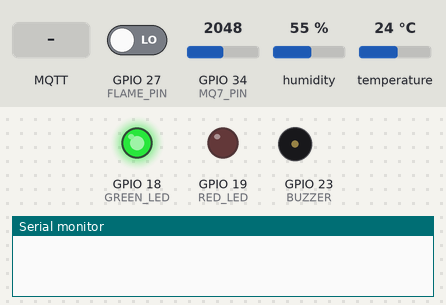
A sketch run on a simulated ESP32. On the bench: output pins drawn as LEDs (lit = HIGH), buzzer (waves = sounding, pin HIGH), the last lines printed to the serial monitor. Inputs (shaded band) come from the test bench; at power-on: humidity 55 %, GPIO 27 (FLAME_PIN) LOW, GPIO 34 (MQ7_PIN) = 2048, temperature 24 °C. WiFi joins after 1.5 s; servers stay silent unless stated; random numbers use the default seed unless the sketch sets one; no MQTT or app messages arrive unless stated.

Above: at 0.1 s.
At 1.1 s:
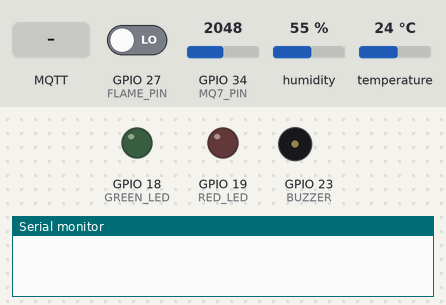
At 3.9 s:
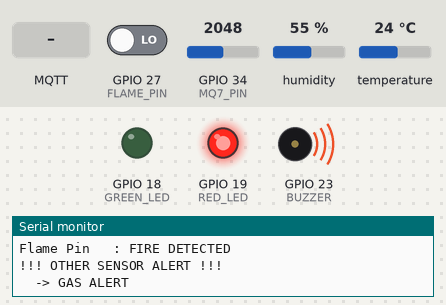
4.0 s: humidity set to 88 %
8.3 s: GPIO 27 (FLAME_PIN) driven HIGH
10.3 s: MQTT message "mq7alert" arrives on the first subscribed topic
12.3 s: MQTT message "tempalert" arrives on the first subscribed topic
14.4 s: MQTT message "humidityalert" arrives on the first subscribed topic
16.4 s: GPIO 27 (FLAME_PIN) driven LOW
Timing chart, 0 to 19.4 s (numbered marks = the images above; inputs shaded):
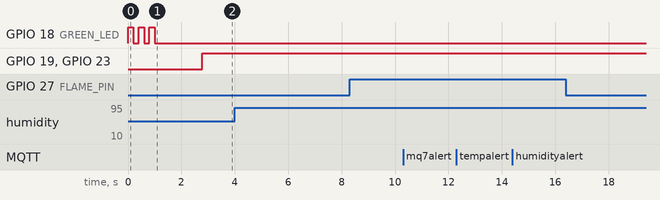

The sketch:

SmartSafetySystem.ino
```cpp
/*
 * ======================================================
 *           SMART SAFETY SYSTEM — ESP32
 *     MQ7 + FLAME + DHT11 + MQTT + BUZZER + LEDs
 * ======================================================
 *
 * MQTT Topics:
 *   Publish   : ajinkya/fire/temp
 *               ajinkya/fire/humidity
 *               ajinkya/fire/gas
 *               ajinkya/fire/flame
 *
 *   Subscribe : ajinkya/fire/control
 *
 * FLAME SENSOR LOGIC:
 *   LOW  = Fire Detected  → RED LED ON  + Buzzer ON  → MQTT "0"
 *   HIGH = No Fire        → GREEN LED ON + Buzzer OFF → MQTT "1"
 * ======================================================
 */

#include <WiFi.h>
#include <PubSubClient.h>
#include <DHT.h>

// =====================================================
//                  WIFI CONFIG
// =====================================================

const char* ssid     = "iPhone";
const char* password = "87654321";

// =====================================================
//                  MQTT CONFIG
// =====================================================

const char* mqtt_server   = "dev.coppercloud.in";
const int   mqtt_port     = 1883;
const char* mqtt_client_id = "ESP32_SMART_SAFETY";

// =====================================================
//                  MQTT TOPICS
// =====================================================

const char* TOPIC_TEMP     = "ajinkya/fire/temp";
const char* TOPIC_HUMIDITY = "ajinkya/fire/humidity";
const char* TOPIC_GAS      = "ajinkya/fire/gas";
const char* TOPIC_FLAME    = "ajinkya/fire/flame";
const char* TOPIC_CONTROL  = "ajinkya/fire/control";

// =====================================================
//                  PIN DEFINITIONS
// =====================================================

#define DHTPIN    4
#define DHTTYPE   DHT11

#define MQ7_PIN   34
#define FLAME_PIN 27

#define GREEN_LED 18
#define RED_LED   19
#define BUZZER    23

// =====================================================
//                  ALERT THRESHOLDS
// =====================================================

int   mq7Alert      = 500;
float tempAlert     = 40.0;
float humidityAlert = 80.0;

// =====================================================
//                  SENSOR VARIABLES
// =====================================================

float temperature = 0;
float humidity    = 0;
int   gasValue    = 0;
int   flameValue  = HIGH; // HIGH = No Fire (safe default)

// =====================================================
//                  OBJECTS
// =====================================================

DHT dht(DHTPIN, DHTTYPE);
WiFiClient espClient;
PubSubClient client(espClient);

// =====================================================
//                  MQTT CALLBACK
// =====================================================

void callback(char* topic, byte* payload, unsigned int length) {

  String message = "";

  for (unsigned int i = 0; i < length; i++) {
    message += (char)payload[i];
  }

  message.trim();

  Serial.print("[MQTT] Received: ");
  Serial.println(message);

  // Change MQ7 alert threshold
  if (message.startsWith("mq7alert")) {
    mq7Alert = message.substring(8).toInt();
    Serial.print("New MQ7 Alert Threshold: ");
    Serial.println(mq7Alert);
  }

  // Change Temperature alert threshold
  else if (message.startsWith("tempalert")) {
    tempAlert = message.substring(9).toFloat();
    Serial.print("New Temp Alert Threshold: ");
    Serial.println(tempAlert);
  }

  // Change Humidity alert threshold
  else if (message.startsWith("humidityalert")) {
    humidityAlert = message.substring(13).toFloat();
    Serial.print("New Humidity Alert Threshold: ");
    Serial.println(humidityAlert);
  }
}

// =====================================================
//                  WIFI SETUP
// =====================================================

void setup_wifi() {

  Serial.println();
  Serial.print("Connecting to WiFi: ");
  Serial.println(ssid);

  WiFi.mode(WIFI_STA);
  WiFi.begin(ssid, password);

  while (WiFi.status() != WL_CONNECTED) {
    delay(500);
    Serial.print(".");
  }

  Serial.println();
  Serial.println("WiFi Connected!");
  Serial.print("IP Address: ");
  Serial.println(WiFi.localIP());
}

// =====================================================
//                  MQTT RECONNECT
// =====================================================

void reconnect() {

  while (!client.connected()) {

    Serial.print("Connecting to MQTT...");

    String clientId = String(mqtt_client_id) + "_" + String(random(0xffff), HEX);

    if (client.connect(clientId.c_str())) {

      Serial.println("Connected!");
      client.subscribe(TOPIC_CONTROL);
      Serial.println("Subscribed to control topic");

    } else {

      Serial.print("Failed, rc=");
      Serial.print(client.state());
      Serial.println(" — Retrying in 3 seconds...");
      delay(3000);
    }
  }
}

// =====================================================
//                  SETUP
// =====================================================

void setup() {

  Serial.begin(115200);

  dht.begin();

  pinMode(FLAME_PIN, INPUT);
  pinMode(GREEN_LED, OUTPUT);
  pinMode(RED_LED,   OUTPUT);
  pinMode(BUZZER,    OUTPUT);

  // Safe state on startup
  digitalWrite(GREEN_LED, LOW);
  digitalWrite(RED_LED,   LOW);
  digitalWrite(BUZZER,    LOW);

  // Startup blink — 3x GREEN
  for (int i = 0; i < 3; i++) {
    digitalWrite(GREEN_LED, HIGH);
    delay(200);
    digitalWrite(GREEN_LED, LOW);
    delay(200);
  }

  setup_wifi();

  client.setServer(mqtt_server, mqtt_port);
  client.setCallback(callback);

  Serial.println("SMART SAFETY SYSTEM READY");
}

// =====================================================
//                  LOOP
// =====================================================

void loop() {

  // Maintain MQTT connection
  if (!client.connected()) {
    reconnect();
  }
  client.loop();

  // =================================================
  //  READ SENSORS
  // =================================================

  float t = dht.readTemperature();
  float h = dht.readHumidity();

  if (!isnan(t)) temperature = t;
  if (!isnan(h)) humidity    = h;

  gasValue   = analogRead(MQ7_PIN);
  flameValue = digitalRead(FLAME_PIN);

  // =================================================
  //  SERIAL DEBUG
  // =================================================

  Serial.println("--------------------------------");
  Serial.print("Temperature : "); Serial.println(temperature);
  Serial.print("Humidity    : "); Serial.println(humidity);
  Serial.print("Gas Value   : "); Serial.println(gasValue);
  Serial.print("Flame Pin   : "); Serial.println(flameValue == LOW ? "FIRE DETECTED" : "No Fire");

  // =================================================
  //  MQTT PUBLISH — SENSORS
  // =================================================

  char buffer[20];

  // Temperature
  dtostrf(temperature, 4, 1, buffer);
  client.publish(TOPIC_TEMP, buffer);

  // Humidity
  dtostrf(humidity, 4, 1, buffer);
  client.publish(TOPIC_HUMIDITY, buffer);

  // Gas
  sprintf(buffer, "%d", gasValue);
  client.publish(TOPIC_GAS, buffer);

  // =================================================
  //  FLAME SENSOR — MQTT + LED + BUZZER
  // =================================================
  //
  //  Flame sensor output:
  //    LOW  = Fire Detected
  //    HIGH = No Fire
  //
  //  MQTT publish:
  //    "0" = Fire Detected
  //    "1" = No Fire
  //
  // =================================================

  if (flameValue == HIGH) {

    // ---- FIRE DETECTED ----

    client.publish(TOPIC_FLAME, "0");  // Send 0 = Fire

    digitalWrite(RED_LED,   HIGH);     // RED ON
    digitalWrite(GREEN_LED, LOW);      // GREEN OFF
    digitalWrite(BUZZER,    HIGH);     // Buzzer ON

    Serial.println("!!! FIRE DETECTED — RED LED ON + BUZZER ON !!!");

  } else {

    // ---- NO FIRE ----

    client.publish(TOPIC_FLAME, "1");  // Send 1 = No Fire

    // Check other sensor alerts (Gas / Temp / Humidity)
    bool gasDetected      = (gasValue    > mq7Alert);
    bool tempDetected     = (temperature > tempAlert);
    bool humidityDetected = (humidity    > humidityAlert);
    bool otherAlert       = gasDetected || tempDetected || humidityDetected;

    if (otherAlert) {

      // Other sensor danger — RED LED + Buzzer
      digitalWrite(RED_LED,   HIGH);
      digitalWrite(GREEN_LED, LOW);
      digitalWrite(BUZZER,    HIGH);

      Serial.println("!!! OTHER SENSOR ALERT !!!");
      if (gasDetected)      Serial.println("  -> GAS ALERT");
      if (tempDetected)     Serial.println("  -> TEMP ALERT");
      if (humidityDetected) Serial.println("  -> HUMIDITY ALERT");

    } else {

      // ALL SAFE — GREEN LED ON
      digitalWrite(GREEN_LED, HIGH);   // GREEN ON
      digitalWrite(RED_LED,   LOW);    // RED OFF
      digitalWrite(BUZZER,    LOW);    // Buzzer OFF

      Serial.println("SAFE — GREEN LED ON");
    }
  }

  delay(2000);
}
```
